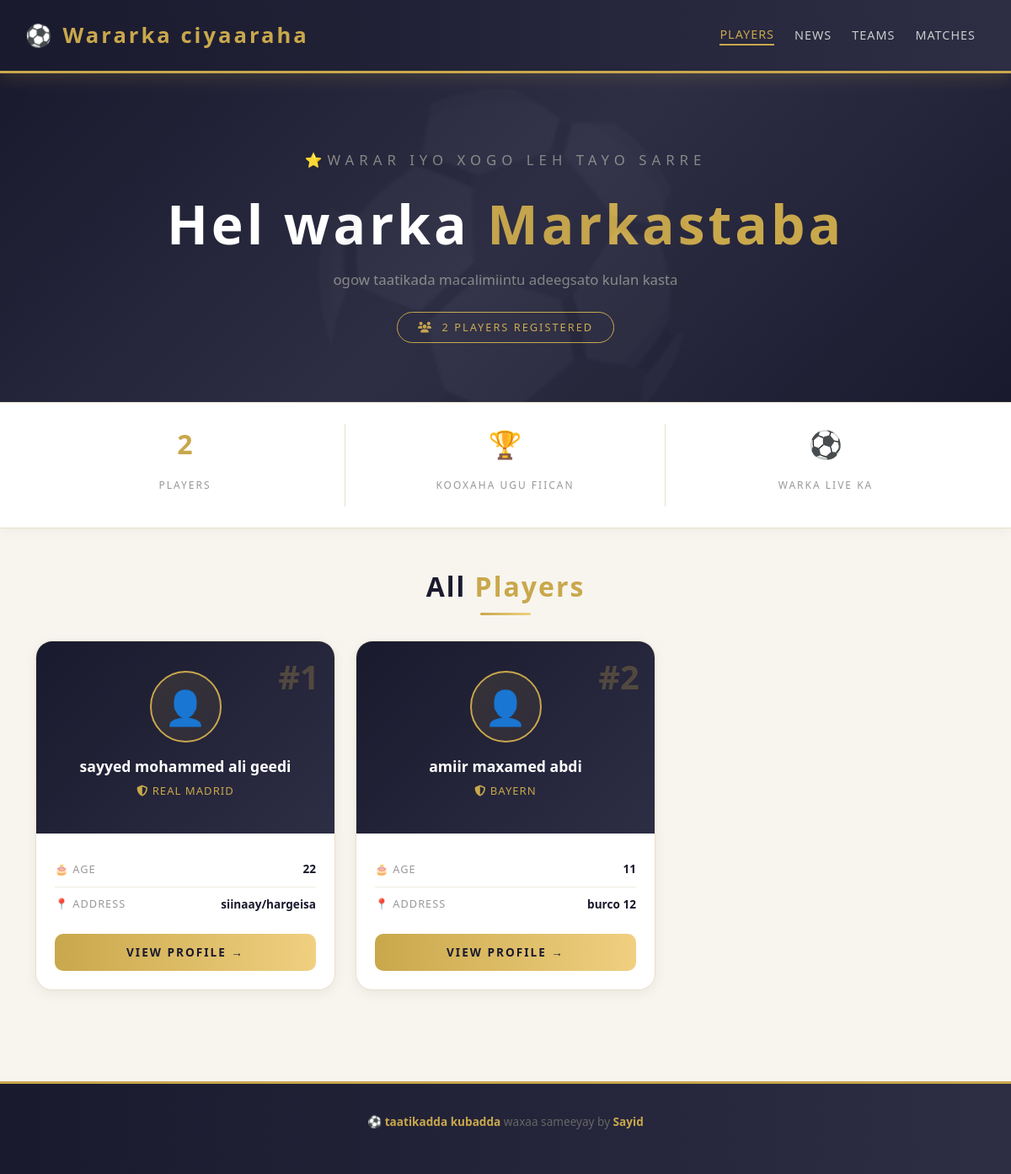
The app's page /, older data.
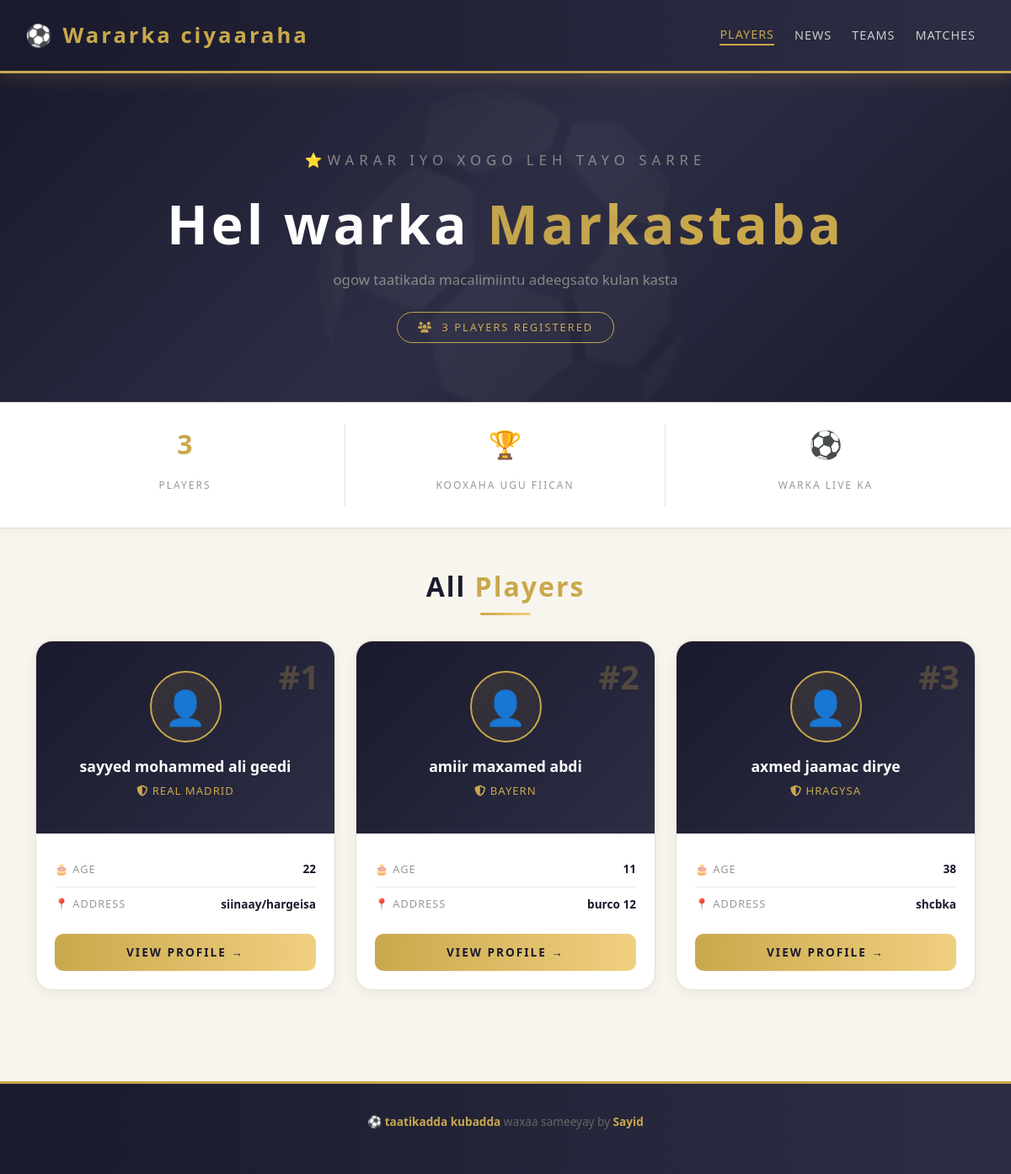
The same page, newer data.
### players/models.py (models this page shows, shortened)
class Player(models.Model):
    name=models.CharField(max_length=100)
    team=models.CharField(max_length=100)
    phone=models.CharField(max_length=20)
    xaafadd=models.CharField(max_length=100)
    age=models.IntegerField()
    bio=models.TextField()

### players/views.py (the view)
# urls.py: path("", views.players, name="players"),
def players(request):
    all_players=Player.objects.all()
    return render(request ,"players/players.html", {"players": all_players})

### players/templates/players/Players.html (shortened to what this page needs)
<!doctype html>
<html lang="en">
  <head>
    <link
      href="https://cdn.jsdelivr.net/npm/bootstrap@5.3.0/dist/css/bootstrap.min.css"
      rel="stylesheet"
    />
    <link
      href="https://cdnjs.cloudflare.com/ajax/libs/font-awesome/6.4.0/css/all.min.css"
      rel="stylesheet"
    />
  </head>
  <body>
    <nav class="navbar navbar-expand-lg">
      <a class="navbar-brand" href="{% url 'players' %}">
        ⚽ Wararka ciyaaraha
      </a>
      <div class="ms-auto d-flex align-items-center">
        <a href="{% url 'players' %}" class="nav-link active">Players</a>
        <a href="{% url 'news' %}" class="nav-link">News</a>
        <a href="{% url 'teams' %}" class="nav-link">Teams</a>
        <a href="{% url 'matches' %}" class="nav-link">Matches</a>
      </div>
    </nav>
    <div class="hero">
      <p class="hero-subtitle">⭐warar iyo xogo leh tayo sarre</p>
      <h1>Hel warka <span>Markastaba</span></h1>
      <p>ogow taatikada macalimiintu adeegsato kulan kasta</p>
      <span class="hero-badge">
        <i class="fa fa-users"></i> &nbsp;{{ players|length }} Players
        Registered
      </span>
    </div>
    <div class="stats-bar">
      <div class="container">
        <div class="row">
          <div class="col-4 stat-item">
            <p class="stat-number">{{ players|length }}</p>
            <p class="stat-label">Players</p>
          </div>
          <div class="col-4 stat-item">
            <p class="stat-number">🏆</p>
            <p class="stat-label">Kooxaha ugu fiican</p>
          </div>
          <div class="col-4 stat-item">
            <p class="stat-number">⚽</p>
            <p class="stat-label">Warka live ka</p>
          </div>
        </div>
      </div>
    </div>
    <div class="section-title">
      <h2>All <span>Players</span></h2>
      <div class="title-line"></div>
    </div>
    <div class="container pb-5">
      <div class="row g-4">
        {% for player in players %}
        <div class="col-lg-4 col-md-6">
          <div class="player-card">
            <div class="card-top">
              <span class="player-number">#{{ player.id }}</span>
              <div class="player-avatar">👤</div>
              <p class="player-name">{{ player.name }}</p>
              <p class="player-team">
                <i class="fa fa-shield-halved"></i>
                {{ player.team }}
              </p>
            </div>
            <div class="card-body-custom">
              <div class="info-row">
                <span class="info-key">🎂 Age</span>
                <span class="info-val">{{ player.age }}</span>
              </div>
              <div class="info-row">
                <span class="info-key">📍 Address</span>
                <span class="info-val">{{ player.xaafadd }}</span>
              </div>
              <a href="{% url 'player_detail' player.id %}" class="btn-view">
                View Profile →
              </a>
            </div>
          </div>
        </div>
        {% endfor %}
      </div>
    </div>
    <div class="footer">
      <p>
        ⚽ <span>taatikadda kubadda</span> waxaa sameeyay by <span>Sayid</span>
      </p>
    </div>
  </body>
</html>

Row changes from the older to the newer data that the page shows:
added Player: id "3", name "axmed jaamac dirye", team "HRAGYSA", age "38", xaafadd "shcbka"
Text that changed along with them:
{{ players|length }}: "2" → "3"
